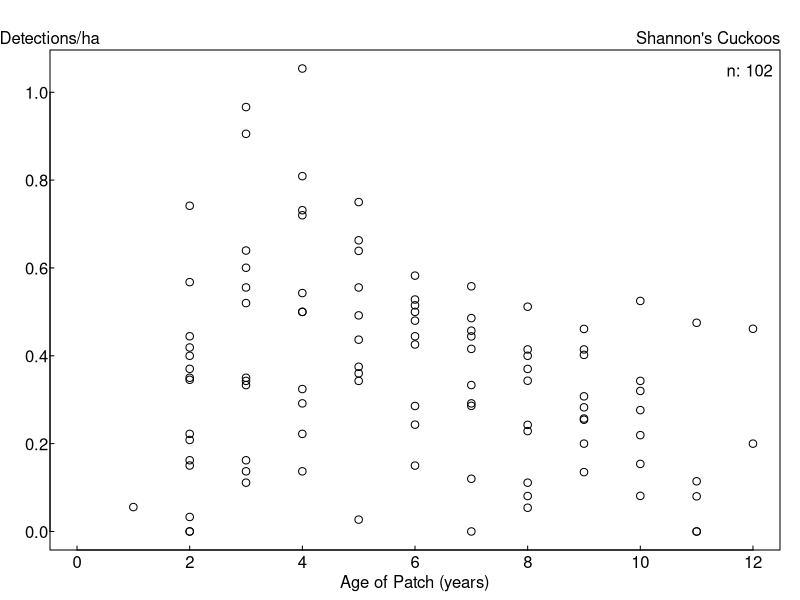
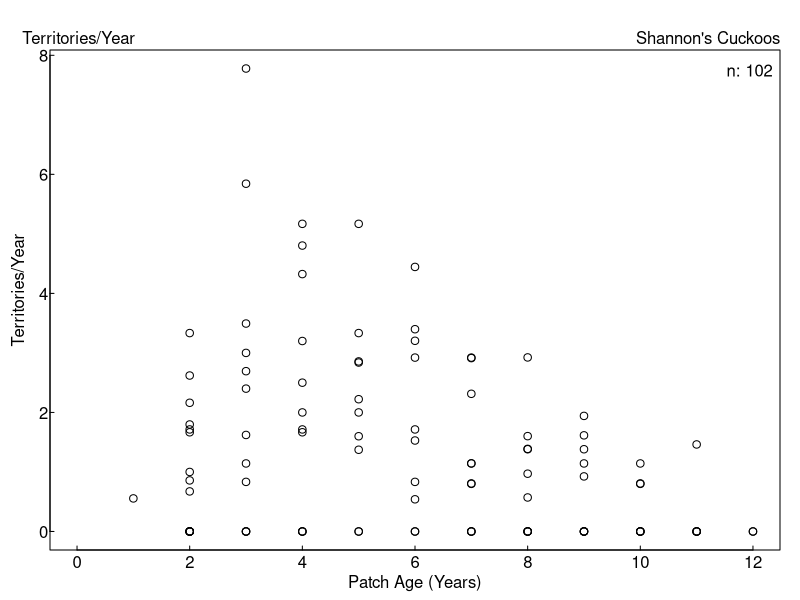
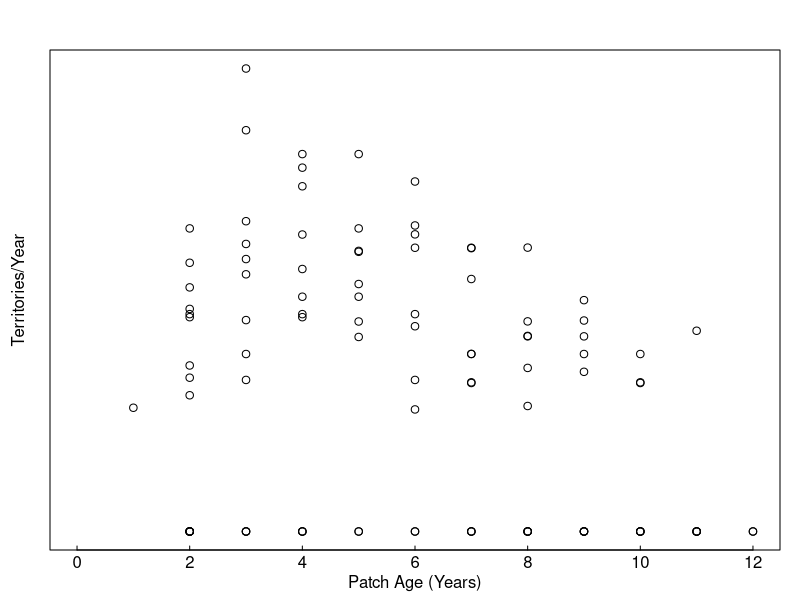
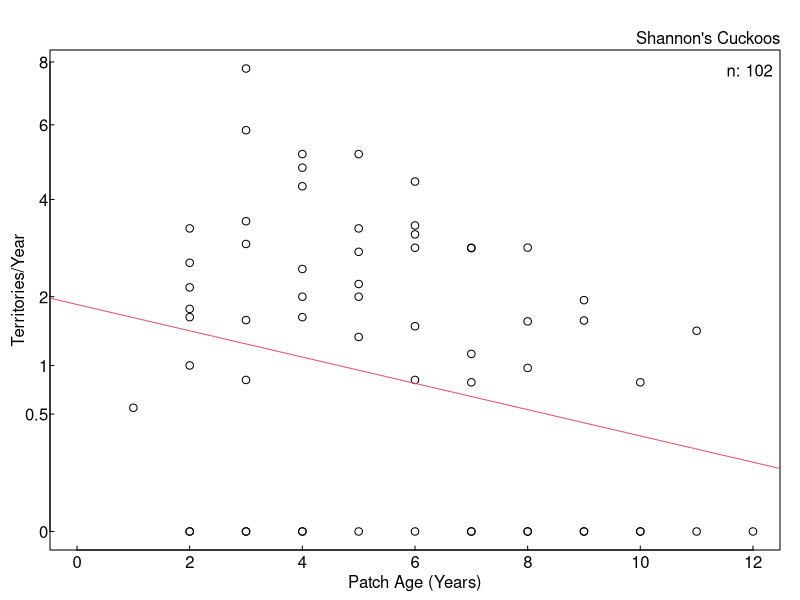
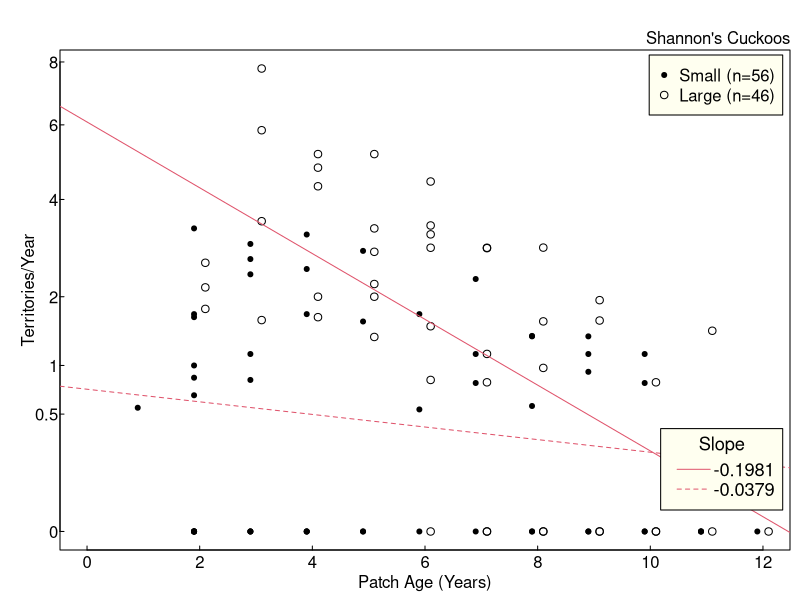
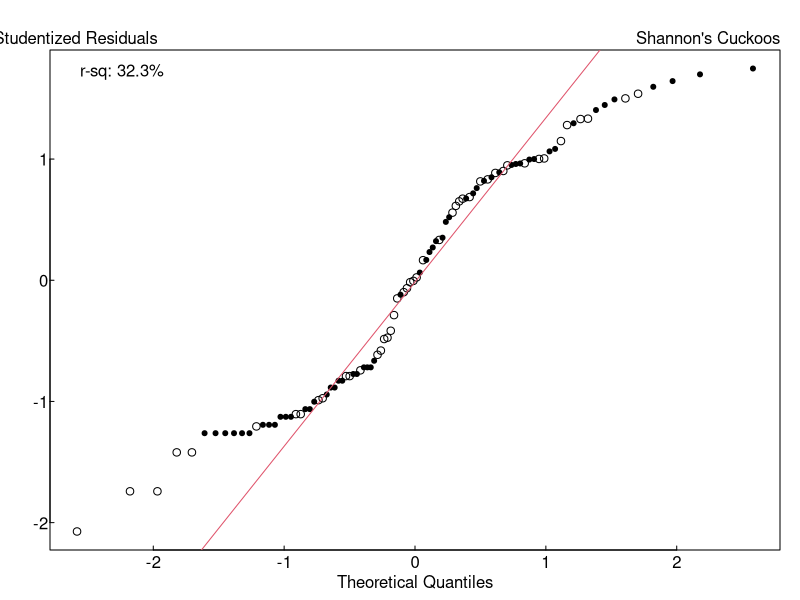
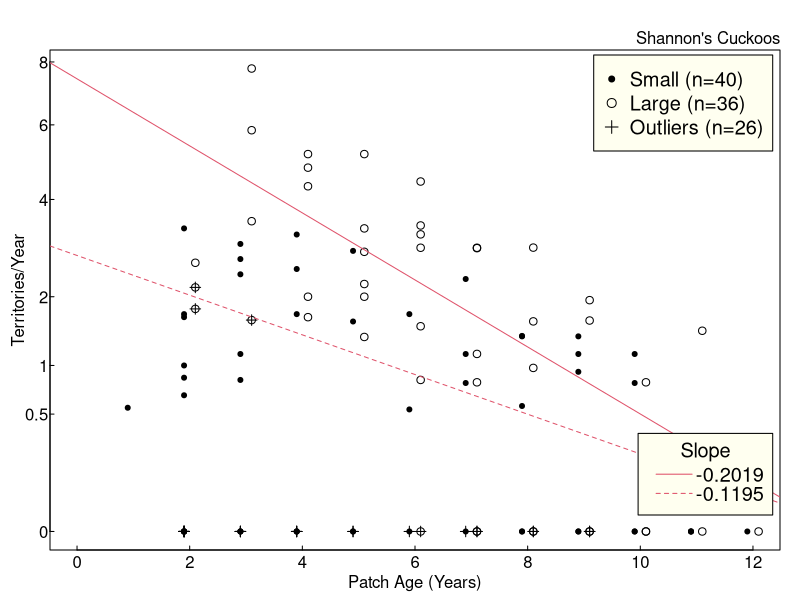
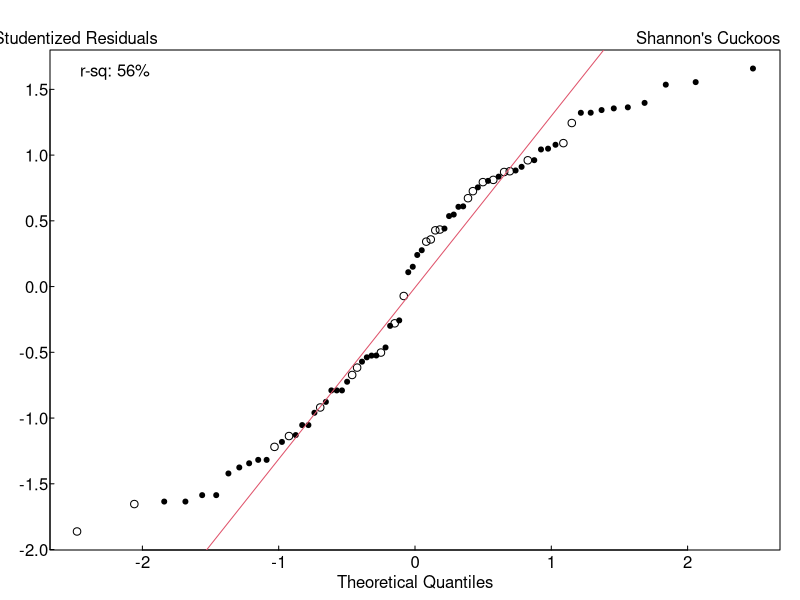

R code for these plots, in order:
# ptdByAge.R

setwd('C:\\SSRS\\YBCU\\LCR\\2018_YBCU_LCR')

#excel file has more data but something wrong with it, thinks all the numbers are factors....
#library(xlsx)
#det<-read.xlsx("tdByAge.xlsx", sheetName="tdByAge",header=TRUE) 

#original dataset used in presentation
det <- read.table("tphByAge2.txt",header=TRUE,as.is=TRUE)
det <- subset(det, (ptd>-1) & (is.na(note) | (note != "presv")))
#det <- subset(det, !(Site %in% c('CNCRN','CVCA03','PVER01','PVER08'))) # remove the stupid sites or ones with little data
det$big<-ifelse(det$cha2>99,1,0) # make big depend on overall area of habitat the site is in 

#Territories by age
ttl <- "Cuckoo Density by Stand Age"
ylab<-"Terr./20 ha"
ylab<-"    Territories/20 ha"
xlab="Patch Age (Years)"
det$y <- sqrt(det$ptd) # sum(PRB, COB) - best?

#Detections by age
ttl <- "Cuckoo Detections by Stand Age"
ylab<-"Dets/ha"
xlab="Patch Age (Years)"
det$y <- sqrt(det$dph) # detections per ha

#Territories by year
ttl <- "Cuckoo Density by Year"
xlab="Year"
ylab<-"    Territories/Year"
det$y <- sqrt(det$ptd) 

#Powerpoint
cex.PPT=1.5
cex.lab.PPT=1.5

pcex=cex.PPT
pcex.lab=cex.lab.PPT
pcex.lab.title=cex.lab.PPT

#normal
pcex=1
pcex.lab=1
pcex.lab.title=1

# Variables:
# Area (factor)
# Site (factor)
# Year (factor)
# Age (of the patch in years since planted, integer)
# dph (detections per hectare, numeric)
# contig (is the patch contiguous with another patch?, integer)
# big (is the patch within a large planted area (>100 ha)?, integer)
# svdets (number of survey detections of cuckoos, integer)
# nests (number of nests found, integer)
# ha (size of the patch of that age in hectares, numeric)
# cha (size of the contiguous patch, numeric)
# cha2 (size of the contiguous patch - treating PVER as 1 contiguous patch, numeric)
# inc (include in analysis? 1=yes, factor)
# youngest (is this patch the youngest patch around?, factor)
# nAges (number of different ages of patches within the contiguous patch, integer)
# nAges2 (nAges - but treat ages > 5 years as the same age, integer)
# tp20h (estimated territories per 20 hectares)
# PO PR CO (possible, probable and confirmed breeding territories, integer)
# ptd (probable territory density: (PR + CO only)/ha * 20

str(det)
View(det)
summary(det)

wsize<-5
windows(wsize,wsize)		# Figure 1 (Plot dph vs Age)
par(las=1,oma=c(0,0,0,0),mar=c(2.5,2.5,2.5,1),mgp=c(1.1,0.1,0),tcl=0.2)
xlm <- c(0,max(det$Age))
plot(det$Age,det$dph,xlim=xlm,xlab="Age of Patch (years)",ylab="")
ttl <- "Shannon's Cuckoos"
mtext(side=3,line=0.1,adj=-0.08,"Detections/ha")
mtext(side=3,line=0.1,adj=1,ttl)
n <- nrow(det)
legend("topright",leg=paste("n:",n),bty="n")

windows(wsize,wsize)		# Figure 1.5 (Plot ptd vs Age)
par(las=1,oma=c(0,0,0,0),mar=c(2.5,2.5,2.5,1),mgp=c(1.1,0.1,0),tcl=0.2)
par(cex.axis=pcex, cex.lab=pcex, cex.main=pcex)
xlm <- c(0,max(det$Age))
ylm <- c(0,max(det$ptd))
plot(det$Age,det$ptd,xlim=xlm,xlab="Patch Age (Years)",ylab=ylab,cex=pcex,cex.axis=pcex.lab,cex.lab=pcex.lab)
mtext(side=3,line=0.1,adj=-0.08,ylab,cex=pcex.lab)
mtext(side=3,line=0.1,adj=1,ttl,cex=pcex.lab)
n <- nrow(det)
legend("topright",leg=paste("n:",n),bty="n",cex=pcex.lab)



#Repeat above with y...
xlm <- c(0,max(det$Age))
ylm <- c(0,max(det$ptd))
windows(wsize,wsize)		# Figure 1.5 (Plot tph vs Age)
par(las=1,oma=c(0,0,0,0),mar=c(2.5,2.5,2.5,1),mgp=c(1.1,0.1,0),tcl=0.2)
par(cex.axis=pcex, cex.lab=pcex, cex.main=pcex)
plot(det$Age,det$y,xlim=xlm,xlab="Patch Age (Years)",yaxt="n",ylab=ylab,cex=pcex,cex.axis=pcex.lab,cex.lab=pcex.lab)

#or just pver...
pver<-subset(det,Area=="PVER")
plot(pver$Age,pver$y,xlim=xlm,xlab="Patch Age (Years)",yaxt="n",ylab=ylab,cex=pcex,cex.axis=pcex.lab,cex.lab=pcex.lab)

laby <- c(0,5,10,20,40,60,80)/10
axis(side=2,at=sqrt(laby),lab=laby,cex=pcex)
mtext(side=3,line=0.1,adj=1,cex=pcex,ttl)
n <- nrow(det)
legend("topright",leg=paste("n:",n),bty="n",cex=pcex.lab)
mod <- lm(data=det,y~Age)
summary(mod) # P-value = 0.00211, Adj. r-squared = 0.08152
abline(mod$coef,col=2)

#-------------------------------------------------Pause 1
#
# Repeat with big
#
windows(wsize,wsize)		# Figure 2 (Plot sqrt(dph) vs Age)
par(las=1,oma=c(0,0,0,0),mar=c(2.5,3.0,2.5,0.5),mgp=c(1.1,0.1,0),tcl=0.2)
par(cex.axis=pcex, cex.lab=pcex, cex.main=pcex)
x <- det$Age+0.2*det$big-0.1
xlm <- c(0,max(det$Age))
pt <- ifelse(det$big==0,20,21)
plot(x,det$y,type="n",xlim=xlm,xlab="Patch Age (Years)",ylab=ylab,yaxt="n",cex=pcex,cex.axis=pcex.lab,cex.lab=pcex.lab)
points(x,det$y,pch=pt,cex=pcex)

laby <- c(0,5,10,20,40,60,80)/10
axis(side=2,at=sqrt(laby),lab=laby,cex=pcex)
#mtext(side=3,line=0.1,adj=-0.1,cex=pcex,ylab)
mtext(side=3,line=0.1,adj=1,cex=pcex,ttl)

det0b <- subset(det,big==0); n0 <- nrow(det0b)
det1b <- subset(det,big==1); n1 <- nrow(det1b)
lg1 <- paste("Small (n=",n0,")",sep="")
lg1 <- c(lg1,paste("Large (n=",n1,")",sep=""))
legend("topright",leg=lg1,pch=c(20,1),inset=c(0.01,0.01),bg="ivory",cex=pcex)

mod1b <- lm(data=det1b,y~Age)		# fit models to subgroups
summary(mod1b)
mod0b <- lm(data=det0b,y~Age)
summary(mod0b)

#abline(mod$coef,col=1)
abline(mod1b$coef,col=2)
abline(mod0b$coef,col=2,lty=2)

lg2 <- round(c(mod1b$coef[2],mod0b$coef[2]),4)
legend("bottomright",leg=lg2,inset=c(0.01,0.08),lty=c(1,2),col=2,
       bg="ivory",title="Slope",x.intersp=0.2,y.intersp=0.9,cex=1.1)

#-------------------------------------------------Pause 2
#
# 
c <- det$big

det$age0 <- ifelse(c==0,det$Age,0)
det$age1 <- ifelse(c==1,det$Age,0)

mod <- lm(data=det,y~big+age0+age1)	# fit model to all data
summary(mod)
rsq <- round(100*summary(mod)$adj.r.squared,1)

windows(wsize,wsize)		# Figure 3 (Q-Q plot of studentized residuals)
par(las=1,oma=c(0,0,0,0),mar=c(2.5,2.5,2.5,1),mgp=c(1.1,0.1,0),tcl=0.2)

library(MASS)
qqnorm(studres(mod),ylab="",pch=pt,main="",cex=pcex)
qqline(studres(mod),col=2)
mtext(side=3,line=0.1,adj=-0.1,"Studentized Residuals")
mtext(side=3,line=0.1,adj=1,ttl)
legend("topleft",leg=paste("r-sq: ",rsq,"%",sep=""),bty="n")

#-------------------------------------------------Pause 3

det$z <- studres(mod)
det2 <- subset(det,z<(-0.9)) # =outliers

windows(wsize,wsize)		# Figure 4 (Plot sqrt(dph) vs Age for three groups)
par(las=1,oma=c(0,0,0,0),mar=c(2.5,2.5,2.5,1),mgp=c(1.1,0.1,0),tcl=0.2)
x <- det$Age+0.2*det$big-0.1

pt <- ifelse(det$big==0,20,21)
plot(x,det$y,type="n",xlim=xlm,xlab="Patch Age (Years)",ylab=ylab,yaxt="n",cex=pcex,cex.axis=pcex.lab,cex.lab=pcex.lab)
points(x,det$y,pch=pt,cex=pcex)
x2 <- det2$Age+0.2*det2$big-0.1
points(x2,det2$y,pch=3,cex=pcex)
laby <- c(0,5,10,20,40,60,80)/10
axis(side=2,at=sqrt(laby),cex=pcex,cex.axis=pcex,lab=laby)
mtext(side=3,line=0.1,adj=1,cex=pcex,ttl)
det0 <- subset(det,big==0 & z>=(-0.9)); n0 <- nrow(det0)
det1 <- subset(det,big==1 & z>=(-0.9)); n1 <- nrow(det1)
n2 <- nrow(det2)
lg1 <- paste("Small (n=",n0,")",sep="")
lg1 <- c(lg1,paste("Large (n=",n1,")",sep=""))
lg1 <- c(lg1,paste("Outliers (n=",n2,")",sep=""))
legend("topright",leg=lg1,pch=c(20,1,3),inset=c(0.01,0.01),bg="ivory",cex=1.2)

mod0 <- lm(data=det0,y~Age)
mod1 <- lm(data=det1,y~Age)		# fit models to subgroups
mod2 <- lm(data=det2,y~Age)
abline(mod1$coef,col=2)
abline(mod0$coef,col=2,lty=2)
lg2 <- round(c(mod1$coef[2],mod0$coef[2]),4)
legend("bottomright",leg=lg2,inset=c(0.01,0.07),lty=c(1,2),col=c(2,2),
       bg="ivory",title="Slope",x.intersp=0.2,y.intersp=0.8,cex=1.2)

det3 <- subset(det,z>(-0.9))
mod <- lm(data=det3,y~big+age0+age1)	# fit model to all reduced data table
summary(mod)
rsq <- round(100*summary(mod)$adj.r.squared,1)

#-------------------------------------------------Pause 4

windows(wsize,wsize)		# Figure 5 (corresponding Q-Q plot of studentized residuals)
par(las=1,oma=c(0,0,0,0),mar=c(2.5,2.5,2.5,1),mgp=c(1.1,0.1,0),tcl=0.2)
qqnorm(studres(mod),ylab="",pch=pt,main="")
qqline(studres(mod),col=2)
mtext(side=3,line=0.1,adj=-0.1,"Studentized Residuals")
mtext(side=3,line=0.1,adj=1,ttl)
legend("topleft",leg=paste("r-sq: ",rsq,"%",sep=""),bty="n")

#
# Make new plot without the outliers! det3 = reduced
#
windows(wsize,wsize)		# Figure 4 (Plot sqrt(dph) vs Age for three groups)
par(las=1,oma=c(0,0,0,0),mar=c(2.5,2.5,2.5,1),mgp=c(1.1,0.1,0),tcl=0.2)
x <- det3$Age+0.2*det3$big-0.1
pt <- ifelse(det3$big==0,20,21)
plot(x,det3$y,type="n",xlim=xlm,xlab="Patch Age (Years)",ylab=ylab,yaxt="n",cex=pcex,cex.axis=pcex.lab,cex.lab=pcex.lab)
points(x,det3$y,pch=pt,cex=pcex)
laby <- c(0,5,10,20,40,60,80)/10
axis(side=2,at=sqrt(laby),lab=laby,cex=pcex,cex.axis=pcex)
mtext(side=3,line=0.1,adj=1,ttl,cex=pcex)
det0 <- subset(det3,big==0 & z>=(-0.9)); n0 <- nrow(det0)
det1 <- subset(det3,big==1 & z>=(-0.9)); n1 <- nrow(det1)
lg1 <- paste("Small (n=",n0,")",sep="")
lg1 <- c(lg1,paste("Large (n=",n1,")",sep=""))
legend("topright",leg=lg1,pch=c(20,1,3),inset=c(0.01,0.01),bg="ivory",cex=pcex)
mod0 <- lm(data=det0,y~Age)
mod1 <- lm(data=det1,y~Age)		# fit models to subgroups
abline(mod1$coef,col=2)
abline(mod0$coef,col=2,lty=2)
lg2 <- round(c(mod1$coef[2],mod0$coef[2]),4)
legend("bottomleft",leg=lg2,inset=c(0.01,0.07),lty=c(1,2),col=c(2,2),
       bg="ivory",title="Slope",x.intersp=0.2,y.intersp=0.8,cex=1.1)

mod <- lm(data=det3,y~big+age0+age1)	# fit model to all reduced data table
summary(mod)
rsq <- round(100*summary(mod)$adj.r.squared,1)
rlb <- paste("R Sq.: ", rsq, "%")
text(x=10, y=sqrt(0.6), lab = rlb)
#
#------------------------------------------------end of program

#Repeat above with density/year...
xlm <- c(min(det$Year),max(det$Year))
ylm <- c(0,max(det$ptd))
windows(wsize,wsize)		# Figure 1.5 (Plot tph vs Age)
par(las=1,oma=c(0,0,0,0),mar=c(2.5,2.5,2.5,1),mgp=c(1.1,0.1,0),tcl=0.2)
par(cex.axis=pcex, cex.lab=pcex, cex.main=pcex)
plot(det$Year,det$y,xlim=xlm,xlab=xlab,yaxt="n",ylab=ylab,cex=pcex,cex.axis=pcex.lab,cex.lab=pcex.lab)
laby <- c(0,5,10,20,40,60,80)/10
axis(side=2,at=sqrt(laby),lab=laby,cex=pcex)
mtext(side=3,line=0.1,adj=1,cex=pcex,ttl)
n <- nrow(det)
legend("topright",leg=paste("n:",n),bty="n",cex=pcex.lab)
mod <- lm(data=det,y~Year)
summary(mod) # P-value = 0.5784, Adj. r-squared = -0.006871 - no linear pattern 
abline(mod$coef,col=2)
#
#------------------------------------------------
# Repeat with big
#
windows(wsize,wsize)		# Figure 2 (Plot sqrt(dph) vs Age)
par(las=1,oma=c(0,0,0,0),mar=c(2.5,3.0,2.5,0.5),mgp=c(1.1,0.1,0),tcl=0.2)
par(cex.axis=pcex, cex.lab=pcex, cex.main=pcex)
x <- det$Year+0.2*det$big-0.1
xlm <- c(min(det$Year),max(det$Year))
pt <- ifelse(det$big==0,20,21)
plot(x,det$y,type="n",xlim=xlm,xlab=xlab,ylab=ylab,yaxt="n",cex=pcex,cex.axis=pcex.lab,cex.lab=pcex.lab)
points(x,det$y,pch=pt,cex=pcex)

laby <- c(0,5,10,20,40,60,80)/10
axis(side=2,at=sqrt(laby),lab=laby,cex=pcex)
mtext(side=3,line=0.1,adj=1,cex=pcex,ttl)

det0b <- subset(det,big==0); n0 <- nrow(det0b)
det1b <- subset(det,big==1); n1 <- nrow(det1b)
lg1 <- paste("Small (n=",n0,")",sep="")
lg1 <- c(lg1,paste("Large (n=",n1,")",sep=""))
legend("topright",leg=lg1,pch=c(20,1),inset=c(0.01,0.01),bg="ivory",cex=pcex)

mod1b <- lm(data=det1b,y~Year)		# fit models to subgroups
summary(mod1b)
mod0b <- lm(data=det0b,y~Year)
summary(mod0b)

#abline(mod$coef,col=1)
abline(mod1b$coef,col=2)
abline(mod0b$coef,col=2,lty=2)

lg2 <- round(c(mod1b$coef[2],mod0b$coef[2]),4)
legend("bottomright",leg=lg2,inset=c(0.01,0.08),lty=c(1,2),col=2,
       bg="ivory",title="Slope",x.intersp=0.2,y.intersp=0.9,cex=1.1)

#------------------------------------------------






